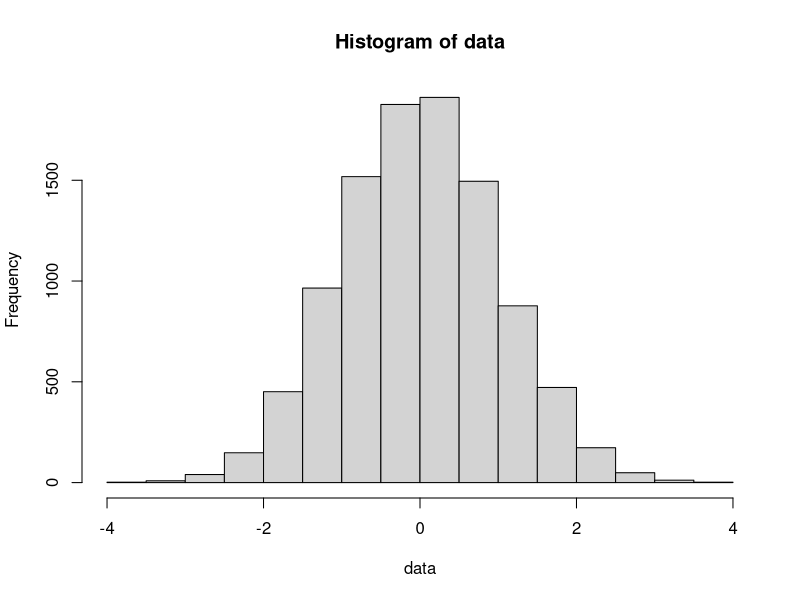

This chart was generated by the following R code:
#defining the parameters
mu.0=0
sigma=1

#setting the significance level
alpha=0.05

#creating simulated data
n.sim=10^4
data=rnorm(n.sim, mu.0, sigma)
hist(data)

#running a `t.test` - by default the null is mu=0
test=t.test(data)
#summary(test)
test$p.value

#indicator vector of rejections
n.batches=10000
ind=numeric(n.batches)

one.batch<-function(){
  data=rnorm(n.sim, mu.0, sigma)
  test=t.test(data)
  return(test$p.value<alpha)
}

all.batches=replicate(n.batches, one.batch())

mean(all.batches)
